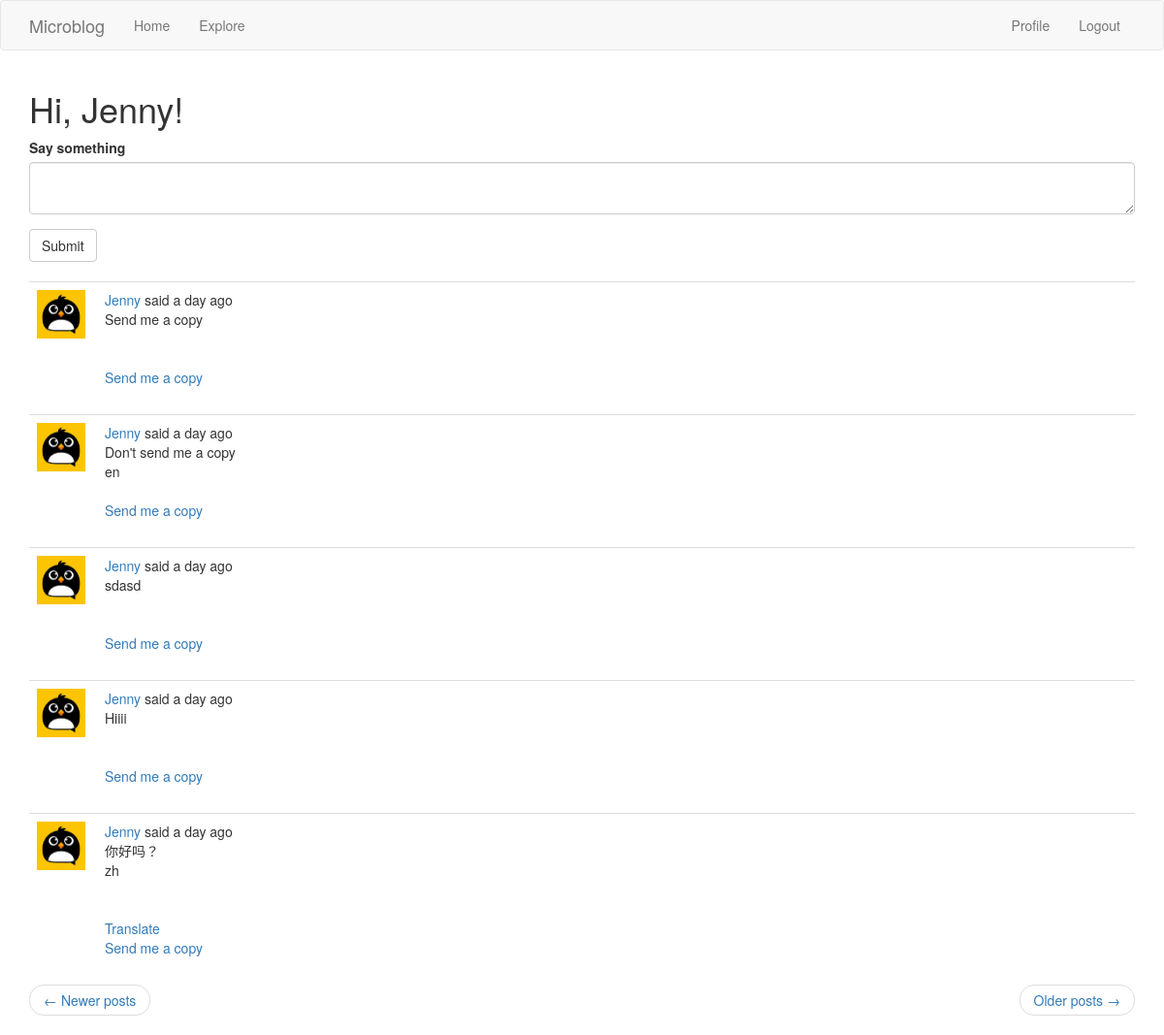
The app's page /index?page=2 (signed in) with its own data.
### app/models.py (models this page shows, shortened)
class User(UserMixin, db.Model):
    id = db.Column(db.Integer, primary_key=True)
    username = db.Column(db.String(64), index=True, unique=True)
    email = db.Column(db.String(120), index=True, unique=True)
    password_hash = db.Column(db.String(128))
    posts = db.relationship('Post', backref='author', lazy='dynamic')
    about_me = db.Column(db.String(140))
    last_seen = db.Column(db.DateTime, default=datetime.utcnow)
    zipcode = db.Column(db.Integer)
    image_filename = db.Column(db.String, default=None, nullable=True)
    image_url = db.Column(db.String, default=None, nullable=True)
    followed = db.relationship(
        'User', secondary=followers,
        primaryjoin=(followers.c.follower_id == id),
        secondaryjoin=(followers.c.followed_id == id),
        backref=db.backref('followers', lazy='dynamic'), lazy='dynamic')
    def avatar(self, size):
        digest = md5(self.email.lower().encode('utf-8')).hexdigest()
        return 'https://www.gravatar.com/avatar/{}?d=identicon&s={}'.format(
            digest, size)
    def followed_posts(self):
        followed = Post.query.join(
            followers, (followers.c.followed_id == Post.user_id)).filter(
                followers.c.follower_id == self.id)
        own = Post.query.filter_by(user_id=self.id)
        return followed.union(own).order_by(Post.timestamp.desc())

class Post(db.Model):
    id = db.Column(db.Integer, primary_key=True)
    body = db.Column(db.String(140))
    timestamp = db.Column(db.DateTime, index=True, default=datetime.utcnow)
    user_id = db.Column(db.Integer, db.ForeignKey('user.id'))
    language = db.Column(db.String(5))

### app/routes.py (the view, shortened to what this page needs)
@app.route('/', methods=['GET', 'POST'])
@app.route('/index', methods=['GET', 'POST'])
@login_required
def index():
    form = PostForm()
    page = request.args.get('page', 1, type=int)
    posts = current_user.followed_posts().paginate(
        page, app.config['POSTS_PER_PAGE'], False)
    next_url = url_for('index', page=posts.next_num) \
        if posts.has_next else None
    prev_url = url_for('index', page=posts.prev_num) \
        if posts.has_prev else None
    return render_template('index.html', title=_('Home'), form=form,
                           posts=posts.items, next_url=next_url,
                           prev_url=prev_url)

### app/forms.py
class PostForm(FlaskForm):
    post = TextAreaField(_l('Say something'), validators=[DataRequired()])
    submit = SubmitField(_l('Submit'))

### app/models.py (called while the page is built)
@login.user_loader
def load_user(id):
    return User.query.get(int(id))

### app/routes.py (called while the page is built)
@app.before_request
def before_request():
    if current_user.is_authenticated:
        current_user.last_seen = datetime.utcnow()
        db.session.commit()
    g.locale = str(get_locale())

### app/templates/index.html
{% extends "base.html" %}
{% import 'bootstrap/wtf.html' as wtf %}
{% block app_content %}
    <h1>{{ _('Hi, %(username)s!', username=current_user.username) }}</h1>
    {% if form %}
    {{ wtf.quick_form(form) }}
    <br>
    {% endif %}
    {% for post in posts %}
        {% include '_post.html' %}
    {% endfor %}
    <nav aria-label="...">
        <ul class="pager">
            <li class="previous{% if not prev_url %} disabled{% endif %}">
                <a href="{{ prev_url or '#' }}">
                    <span aria-hidden="true">&larr;</span> {{ _('Newer posts') }}
                </a>
            </li>
            <li class="next{% if not next_url %} disabled{% endif %}">
                <a href="{{ next_url or '#' }}">
                    {{ _('Older posts') }} <span aria-hidden="true">&rarr;</span>
                </a>
            </li>
        </ul>
    </nav>
{% endblock %}

### app/templates/_post.html (shortened to what this page needs)
    <table class="table table-hover">
        <tr>
            <td width="70px">
                <a href="{{ url_for('user', username=post.author.username) }}">
                    {% if ((current_user.username == post.author.username) and post.author.image_url)%}
                    <div class="photo"><img src="{{ post.author.image_url }}" style="width:50px;height:50px;"></div>
                    {% else %}
                    <div><img src="{{ post.author.avatar(70) }}"></div>
                    {% endif %}
                </a>
            </td>
            <td>
                {{ _('%(username)s said %(when)s',
                    username=user_link, when=moment(post.timestamp).fromNow()) }}
                <br>
                <span id="post{{ post.id }}">{{ post.body }}</span>
                <br>
                <span>{{post.language}}</span>
                <br>
                {% if post.language and post.language != g.locale %}
                <br><br>
                <span id="translation{{ post.id }}">
                    <a href="javascript:translate(
                                '#post{{ post.id }}',
                                '#translation{{ post.id }}',
                                '{{ post.language }}',
                                '{{ g.locale }}');">{{ _('Translate') }}</a>
                </span>
                {% endif %}
                <br>
                <span id="send_copy{{ post.id }}">
                        <a href="javascript:send_copy(
                            '#post{{ post.id }}',
                            '#send_copy{{ post.id }}',
                            '#author{{ post.id }}'
                        );">{{ _('Send me a copy') }}</a>
                    </span>
                </td>
        </tr>
    </table>

### records on screen
Post: author.image_url (picture), body "Send me a copy"
Post: author.image_url (picture), body "Don't send me a copy", language "en"
Post: author.image_url (picture), body "sdasd"
Post: author.image_url (picture), body "Hiiii"
Post: author.image_url (picture), body "你好吗？", language "zh"
